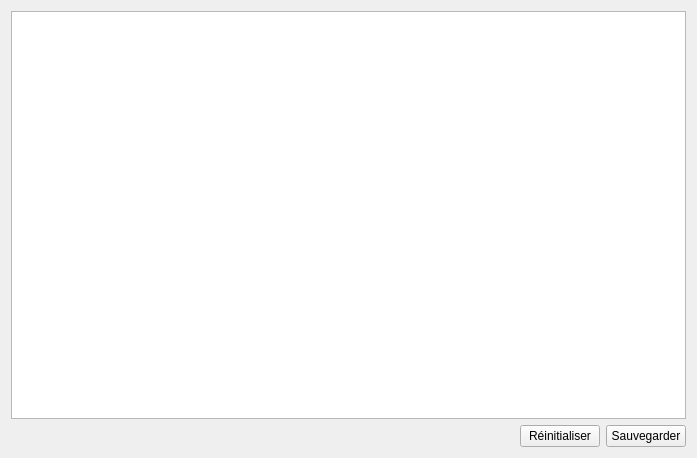
<?xml version="1.0" encoding="UTF-8"?>
<ui version="4.0">
 <class>EditeurParcoursWidget</class>
 <widget class="QWidget" name="EditeurParcoursWidget">
  <property name="geometry">
   <rect>
    <x>0</x>
    <y>0</y>
    <width>697</width>
    <height>458</height>
   </rect>
  </property>
  <property name="windowTitle">
   <string>Form</string>
  </property>
  <layout class="QGridLayout" name="gridLayout_2">
   <item row="0" column="0">
    <layout class="QGridLayout" name="gridLayout">
     <item row="0" column="0">
      <widget class="QGraphicsView" name="graphicsView"/>
     </item>
     <item row="1" column="0">
      <layout class="QHBoxLayout" name="horizontalLayout">
       <item>
        <spacer name="horizontalSpacer">
         <property name="orientation">
          <enum>Qt::Horizontal</enum>
         </property>
         <property name="sizeHint" stdset="0">
          <size>
           <width>40</width>
           <height>20</height>
          </size>
         </property>
        </spacer>
       </item>
       <item>
        <widget class="QPushButton" name="btnReset">
         <property name="text">
          <string>Réinitialiser</string>
         </property>
        </widget>
       </item>
       <item>
        <widget class="QPushButton" name="btnSave">
         <property name="text">
          <string>Sauvegarder</string>
         </property>
        </widget>
       </item>
      </layout>
     </item>
    </layout>
   </item>
  </layout>
 </widget>
 <resources/>
 <connections/>
</ui>
